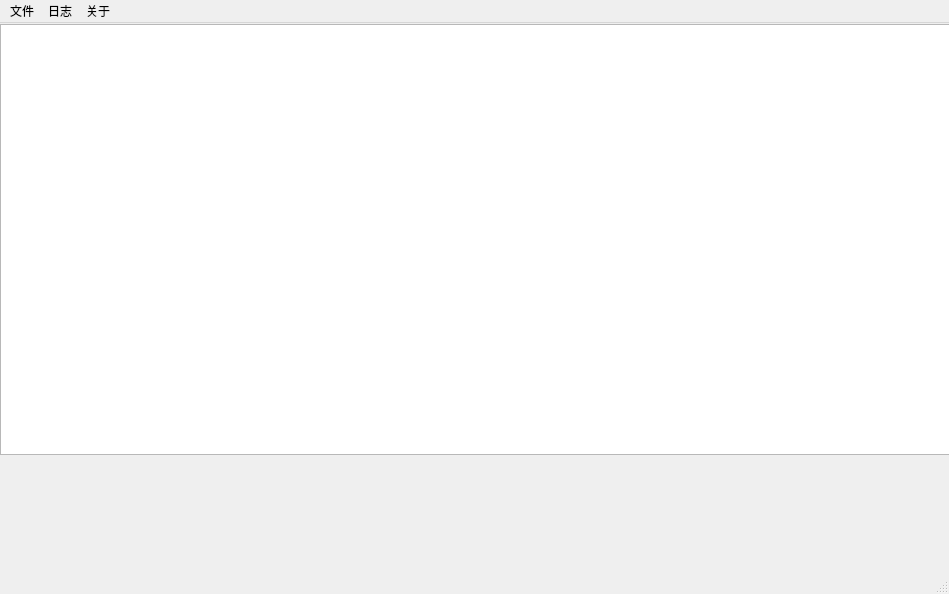
<?xml version="1.0" encoding="UTF-8"?>
<ui version="4.0">
 <class>MainWindow</class>
 <widget class="QMainWindow" name="MainWindow">
  <property name="geometry">
   <rect>
    <x>0</x>
    <y>0</y>
    <width>949</width>
    <height>594</height>
   </rect>
  </property>
  <property name="windowTitle">
   <string>MainWindow</string>
  </property>
  <widget class="QWidget" name="centralwidget">
   <widget class="QTableWidget" name="qTableWidget">
    <property name="geometry">
     <rect>
      <x>0</x>
      <y>1</y>
      <width>951</width>
      <height>431</height>
     </rect>
    </property>
   </widget>
  </widget>
  <widget class="QMenuBar" name="menubar">
   <property name="geometry">
    <rect>
     <x>0</x>
     <y>0</y>
     <width>949</width>
     <height>21</height>
    </rect>
   </property>
   <widget class="QMenu" name="menu">
    <property name="baseSize">
     <size>
      <width>0</width>
      <height>0</height>
     </size>
    </property>
    <property name="tearOffEnabled">
     <bool>false</bool>
    </property>
    <property name="title">
     <string>文件</string>
    </property>
    <property name="toolTipsVisible">
     <bool>false</bool>
    </property>
    <addaction name="separator"/>
    <addaction name="actionLoad"/>
    <addaction name="actionSave"/>
    <addaction name="actionAdd"/>
    <addaction name="actionExit"/>
   </widget>
   <widget class="QMenu" name="menu_2">
    <property name="title">
     <string>日志</string>
    </property>
    <addaction name="actionopition"/>
   </widget>
   <widget class="QMenu" name="menu_3">
    <property name="title">
     <string>关于</string>
    </property>
    <addaction name="actionorcle"/>
    <addaction name="actionmin"/>
    <addaction name="actionabout"/>
   </widget>
   <addaction name="menu"/>
   <addaction name="menu_2"/>
   <addaction name="menu_3"/>
  </widget>
  <widget class="QStatusBar" name="statusbar"/>
  <action name="actionLoad">
   <property name="text">
    <string>加载配置</string>
   </property>
  </action>
  <action name="actionSave">
   <property name="text">
    <string>保存配置</string>
   </property>
  </action>
  <action name="actionAdd">
   <property name="text">
    <string>添加任务</string>
   </property>
  </action>
  <action name="actionExit">
   <property name="text">
    <string>退出程序</string>
   </property>
  </action>
  <action name="actionmin">
   <property name="text">
    <string>最小化托盘</string>
   </property>
  </action>
  <action name="actionabout">
   <property name="text">
    <string>关于</string>
   </property>
  </action>
  <action name="actionopition">
   <property name="text">
    <string>日志设置</string>
   </property>
  </action>
  <action name="actionorcle">
   <property name="text">
    <string>orcle连接</string>
   </property>
  </action>
 </widget>
 <resources/>
 <connections/>
</ui>
